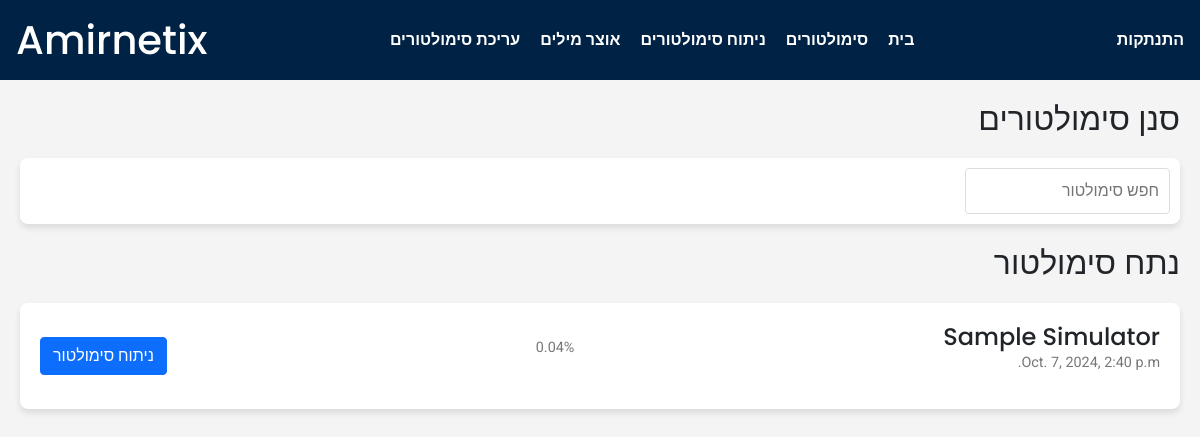
Before: /Analysis/ (signed in) with the older database file.
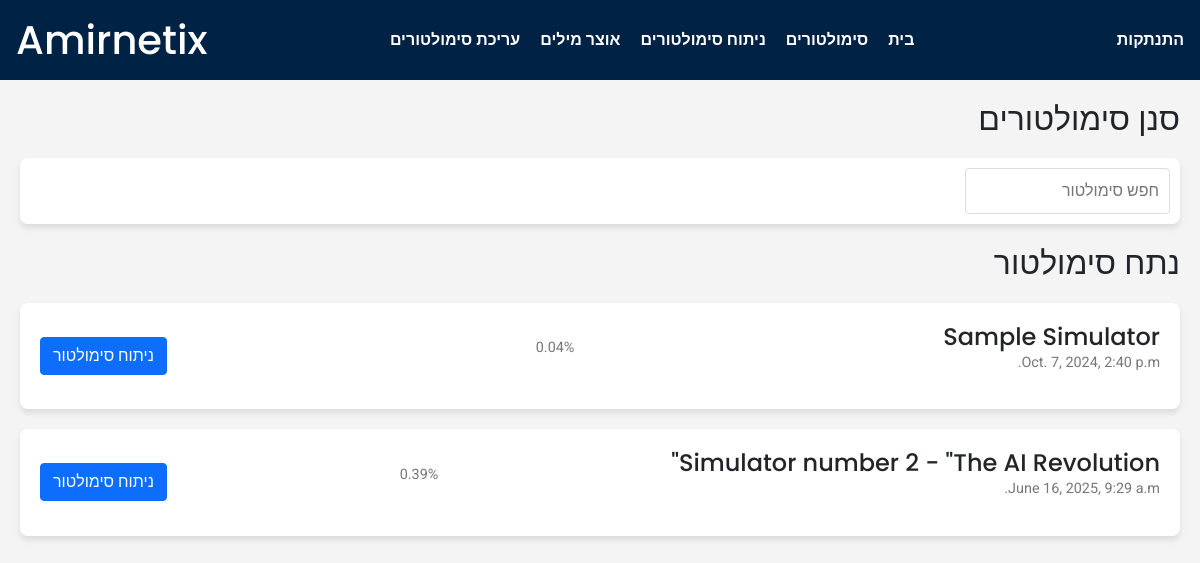
After: the same page with the newer database file.
### Simulator/models.py (models this page shows, shortened)
class SimulatorAttempt(models.Model):
    user = models.ForeignKey(CustomUser, on_delete=models.CASCADE, related_name='simulator_attempts')
    simulator = models.ForeignKey(Simulator, on_delete=models.CASCADE, related_name='attempts')
    start_time = models.DateTimeField(auto_now_add=True)
    end_time = models.DateTimeField(blank=True, null=True)
    def get_success_rate(self):
        user_answers = UserAnswer.objects.filter(simulator_attempt = self).all()
        question_cnt = Question.objects.filter(chapter__simulator = self.simulator).count()
        cnt_correct = 0
        for ans in user_answers:
            if ans.selected_option.is_correct:
                cnt_correct += 1
        return round(cnt_correct/question_cnt,2)

class Simulator(models.Model):
    name = models.CharField(max_length=100)
    description = models.TextField(blank=True, null=True)
    level = models.IntegerField(choices=SimulatorLevel.choices, default=SimulatorLevel.MIX)
    create_date = models.DateField(auto_now_add=True)

class UserAnswer(models.Model):
    user = models.ForeignKey(CustomUser, on_delete=models.CASCADE, related_name='user_answers')
    simulator_attempt = models.ForeignKey(SimulatorAttempt, on_delete=models.CASCADE, related_name='user_answers')
    question = models.ForeignKey(Question, on_delete=models.CASCADE, related_name='user_answers')
    selected_option = models.ForeignKey(AnswerOption, on_delete=models.CASCADE)
    timestamp = models.DateTimeField()
    class Meta:
        unique_together = ('user','simulator_attempt', 'question')

class AnswerOption(models.Model):
    question = models.ForeignKey(Question, on_delete=models.CASCADE, related_name='answer_options')
    order = models.PositiveIntegerField()
    description = models.CharField(max_length=255)
    hebrew_desc = models.TextField(default=None, null=True, blank=True)
    is_correct = models.BooleanField(default=False)
    class Meta:
        unique_together = ('question', 'order')
        ordering = ['order']

### Analysis/views.py (the view)
# urls.py: path("", views.index,name='analysis'),
def index(request):
    simulator_attempts = SimulatorAttempt.objects.all()
    return render(request, 'Analysis/index.html',{
        "simulator_attempts" : simulator_attempts
    })

### Analysis/templates/Analysis/index.html (shortened to what this page needs)
{% extends "Analysis/layout.html" %}
{% block body %}
    <div class="container">
        {% if user.is_authenticated %}
        <h2>סנן סימולטורים</h2>
        <div class="filter-section">
            <input type="text" id="search-bar" placeholder="חפש סימולטור" onkeyup="filterSimulators()">
        </div>
        <h2>נתח סימולטור</h2>
        <div id="simulator-list" class="simulator-list">
        {% if simulator_attempts %}
        {% for simulator_attempt in simulator_attempts %}
            <div class="simulator-card" data-level="{{simulator_attempt.simulator.level}}">
                <div>
                    <h3>{{simulator_attempt.simulator.name}}</h3>
                    <p class="details">{{simulator_attempt.start_time}}</p>
                </div>
                <div class="scores">
                    <p class="details">{{simulator_attempt.get_success_rate}}%</p>
                </div>
                <a href="{% url 'analyze_simulator' simulator_id=simulator_attempt.id%}" class="btn btn-primary">ניתוח סימולטור</a>
            </div>
        {% endfor %}
        {% endif %}
        </div>
        {% endif %}
    </div>
{% endblock %}

Changed rows visible on the page:
added SimulatorAttempt: simulator.name "Simulator number 2 - \"The AI Revolution\"", start_time "June 16, 2025, 9:29 a.m.", get_success_rate "0.39"
